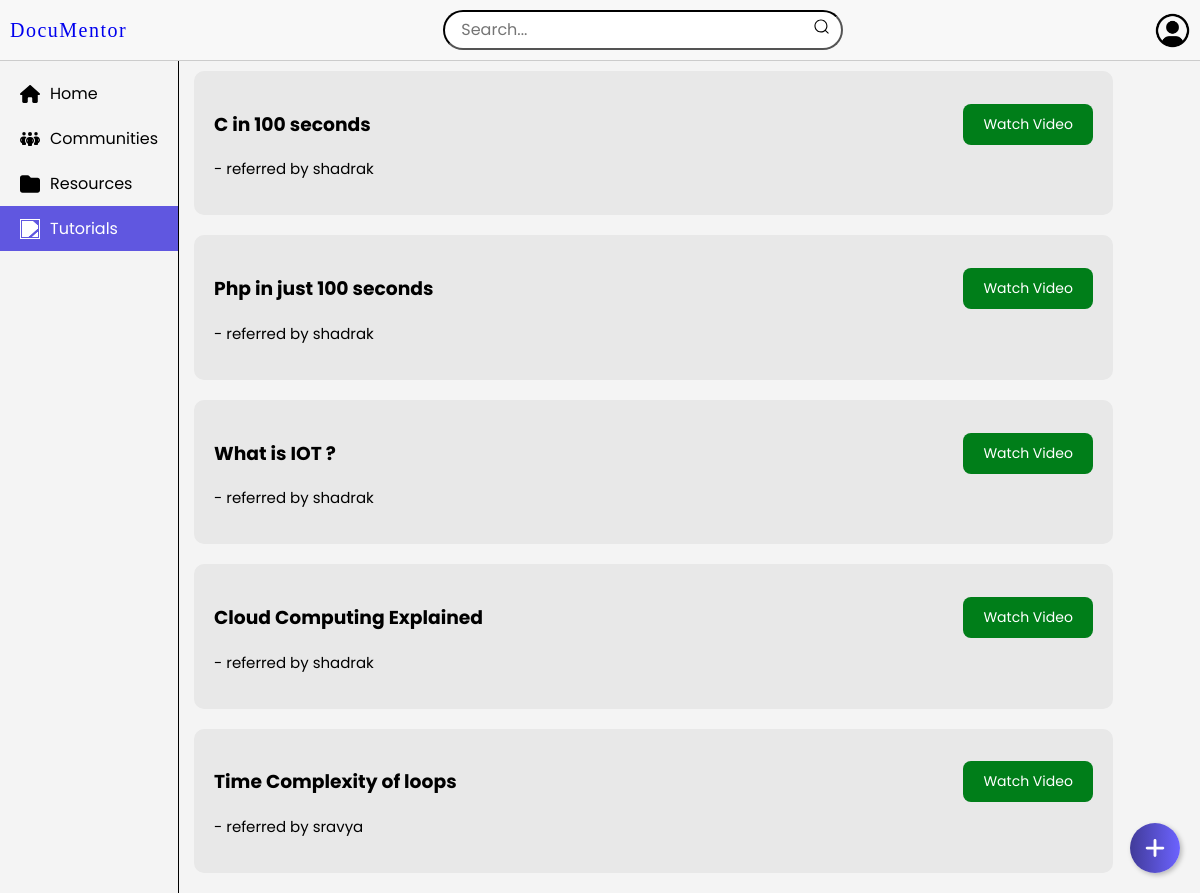
The app's page /tutorials/ with its own data.
### home/models.py (models this page shows, shortened)
class Tutorial(models.Model):
    user = models.ForeignKey(User, on_delete=models.CASCADE)
    topic = models.CharField(max_length=200)
    video_link = models.URLField(max_length=200)  # Link to videos (YouTube, Vimeo, etc.)
    timestamp = models.DateTimeField(auto_now_add=True)

### home/views.py (the view)
# urls.py: path('tutorials/', views.list_tutorials, name='tutorials'),
def list_tutorials(request):
    tutorials = Tutorial.objects.all()  # Fetch all tutorial objects
    return render(request, 'tutorials.html', {'tutorials': tutorials})

### templates/tutorials.html
{% extends 'base.html' %}
{% block content %}
    <div class="tutorial-list">
        {% for tutorial in tutorials %}
            <div class="tutorial-item">
                <div class="tutorial-header">
                    <h3>{{ tutorial.topic }}</h3>
                    <button onclick="window.open('{{ tutorial.video_link }}', '_blank')" class="watch-video-button">
                        Watch Video
                    </button>
                </div>
                <p>- referred by {{ tutorial.user.username }}</p>
            </div>
        {% empty %}
            <p>No tutorials available.</p>
        {% endfor %}
    </div>
{% endblock %}

### static/style.css (style rules this page uses)
* { font-family: Poppins; }
body { margin: 0; padding: 0; background-color: #f4f4f4; align-items:center; height: 100%; width: 100%; }
.tutorial-list { width: 90%; margin-left: 15px; overflow-y: auto; }
.tutorial-item { margin-bottom: 20px; }
.tutorial-header { display: flex; align-items: center; justify-content: space-between; }
.watch-video-button { border-radius: 8px; background-color: #007e19; color: white; padding: 10px 20px; border: none; cursor: pointer; font-size: 14px; transition: background-color 0.1s; }
.tutorial-list p { margin-top: 0; font-size: 15px; }
.tutorial-item { background-color: #e8e8e8; padding: 20px; margin-top: 10px; border-radius: 10px; }

### records on screen
Tutorial: topic "C in 100 seconds", user.username "shadrak"
Tutorial: topic "Php in just 100 seconds", user.username "shadrak"
Tutorial: topic "What is IOT ?", user.username "shadrak"
Tutorial: topic "Cloud Computing Explained", user.username "shadrak"
Tutorial: topic "Time Complexity of loops", user.username "sravya"
